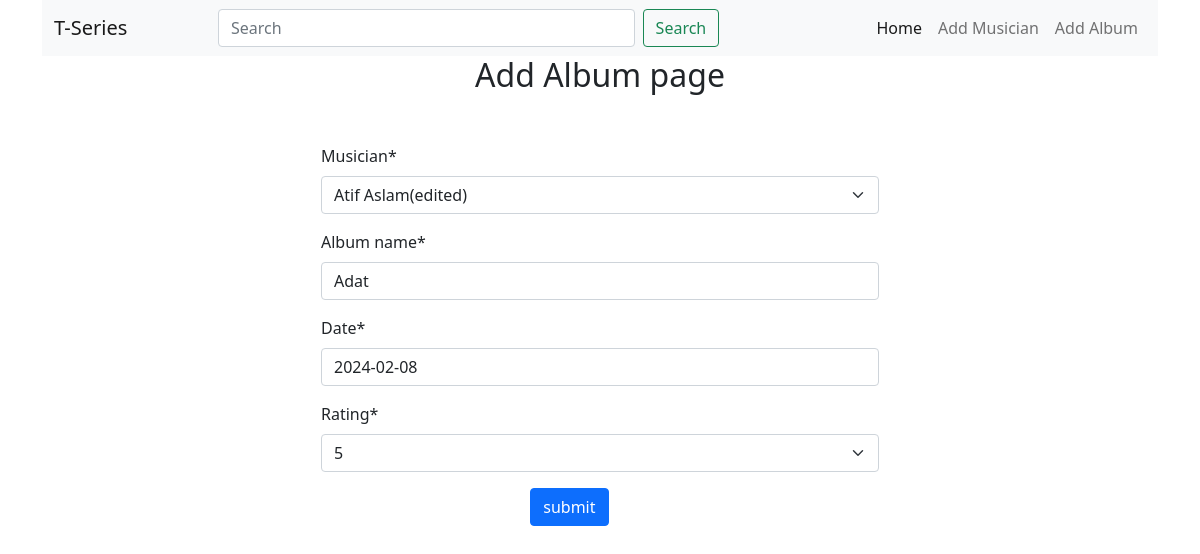
The app's page /album/edit_album/4 with its own data.
### album/models.py (models this page shows)
class Album(models.Model):
    musician = models.ForeignKey(Musician, on_delete=models.CASCADE)
    album_name = models.CharField(max_length=100)
    release_date = models.DateField(("Date"), default=datetime.date.today)
    rating = models.IntegerField(choices=[(i, i) for i in range(1, 6)])
    def __str__(self):
        return self.album_name

### album/views.py (the view)
# urls.py: path('edit_album/<int:id>',views.edit_album,name='edit_album'),
def edit_album(request,id):
    album=get_object_or_404(models.Album, pk=id)
    print(album)
    album_form=form.AlbumForm(instance=album)
    if request.method == "POST":
        album_form = form.AlbumForm(request.POST,instance=album)
        if album_form.is_valid():
           album_form.save()
           return redirect("homepage")
    return render(request,'album.html',{'album':album_form})

### album/form.py
class AlbumForm(forms.ModelForm):
    class Meta:
        model = Album
        fields= '__all__'

### musician/models.py (called while the page is built)
    def __str__(self):
        return f"{self.first_name} {self.last_name}"

### album/templates/album.html (shortened to what this page needs)
{% extends "base.html" %}
{% load crispy_forms_tags%}
{% block content %}
<h2 class="text-center">Add Album page</h2>
<form  style="width: 50%; margin:auto;margin-top: 50px;" method="post">
    {{album | crispy}}
   <div class="w-25 m-auto "> <button class="btn btn-primary ">submit</button></div>
</form>
{% endblock content %}

### records on screen
Album: musician "Atif Aslam(edited)", album_name "Adat", release_date "2024-02-08", rating "5"
